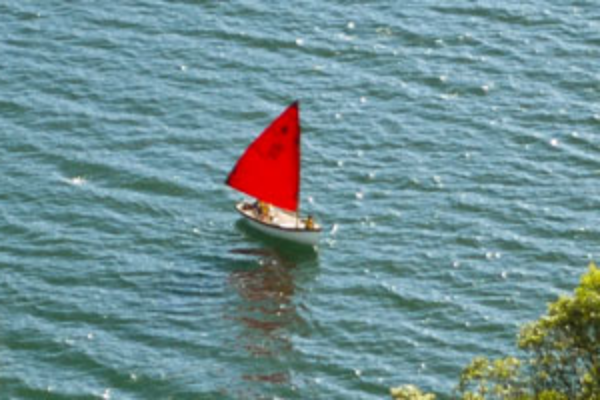
#> input picture Images/resized_cropped_region_2x.png, 600 x 400 px
$ python opencv_ms_thresholding_otsu.py
#> lines starting #> are read from the running program, lines starting #| are printed output that depends on the picture; after the words box and inside, x2 and y2 are one past the last pixel; in counts of white or black regions, pixels touching at a corner belong together
import cv2
from matplotlib import pyplot as plt

pic = cv2.imread("./Images/resized_cropped_region_2x.png", 0)
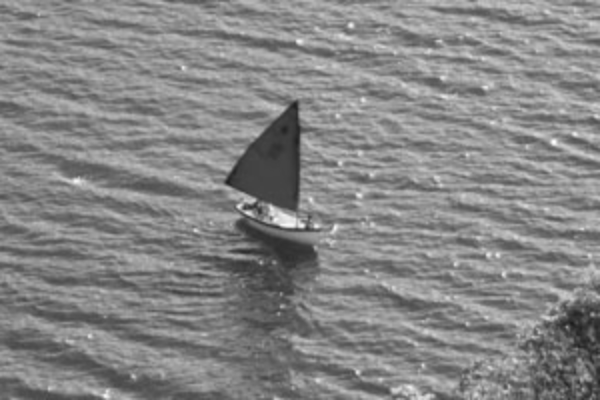
#> pic: shape (400, 600); min 28, max 253, mean 133.9

img = pic
# global thresholding
ret1, th1 = cv2.threshold(img, 127, 255, cv2.THRESH_BINARY)
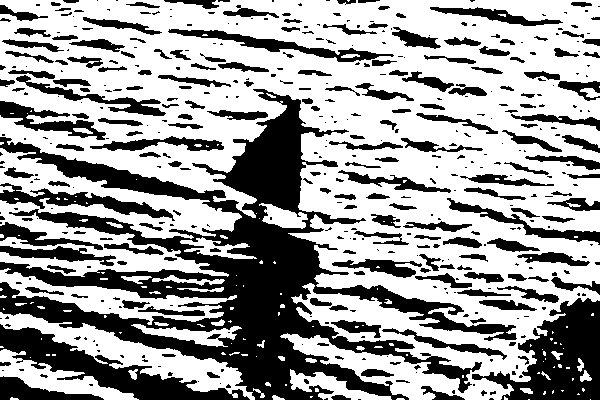
#> th1: shape (400, 600); 61.9% white; 460 black regions (267 under 20 px), largest, box (x1, y1, x2, y2) and area: (0, 89, 517, 400) 40498, (472, 298, 600, 400) 6527, (0, 324, 250, 400) 5484
# Otsu's thresholding
ret2, th2 = cv2.threshold(img, 0, 255, cv2.THRESH_BINARY+cv2.THRESH_OTSU)
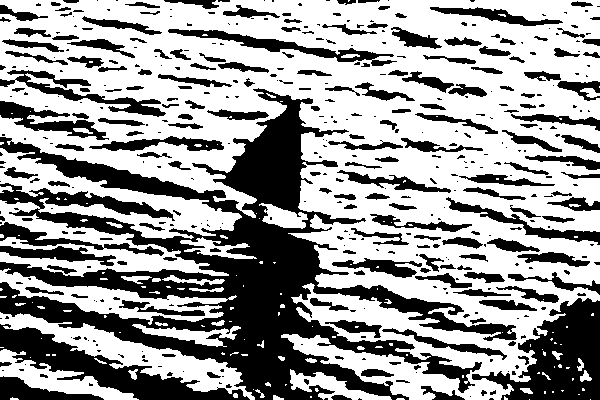
#> th2: shape (400, 600); 60.8% white; 451 black regions (258 under 20 px), largest, box (x1, y1, x2, y2) and area: (0, 88, 517, 400) 43246, (472, 298, 600, 400) 6606, (0, 324, 250, 400) 5586
#> ret2 = 128
# Otsu's thresholding after Gaussian filtering
blur = cv2.GaussianBlur(img, (5, 5), 0)
ret3, th3 = cv2.threshold(blur, 0, 255, cv2.THRESH_BINARY+cv2.THRESH_OTSU)
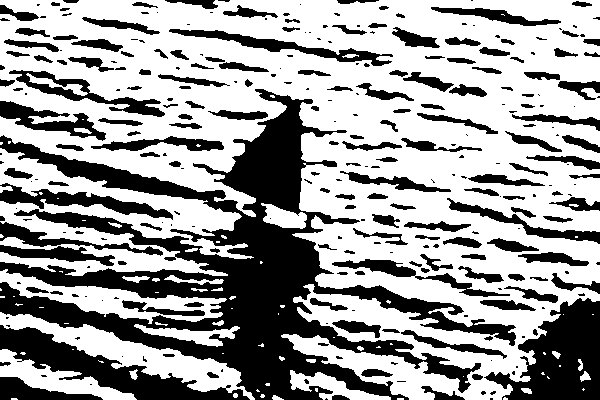
#> th3: shape (400, 600); 62% white; 297 black regions (133 under 20 px), largest, box (x1, y1, x2, y2) and area: (0, 89, 516, 400) 41767, (484, 298, 600, 400) 6663, (0, 325, 250, 400) 5670
#> ret3 = 128
# plot all the images and their histograms
images = [img, 0, th1,
          img, 0, th2,
          blur, 0, th3]
titles = ['Original Noisy Image', 'Histogram', 'Global Thresholding (v=127)',
          'Original Noisy Image', 'Histogram', "Otsu's Thresholding",
          'Gaussian filtered Image', 'Histogram', "Otsu's Thresholding"]
for i in range(3):
    plt.subplot(3, 3, i*3+1), plt.imshow(images[i*3], 'gray')
    plt.title(titles[i*3]), plt.xticks([]), plt.yticks([])

    plt.subplot(3, 3, i*3+2), plt.hist(images[i*3].ravel(), 256)
    plt.title(titles[i*3+1]), plt.xticks([]), plt.yticks([])

    plt.subplot(3, 3, i*3+3), plt.imshow(images[i*3+2], 'gray')
    plt.title(titles[i*3+2]), plt.xticks([]), plt.yticks([])
plt.show()
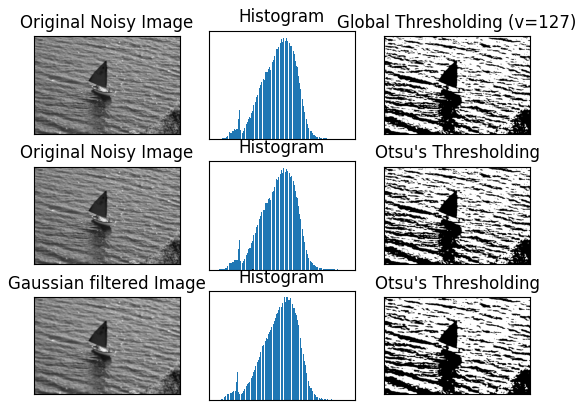
#> figure drawn by matplotlib, 9 panels
